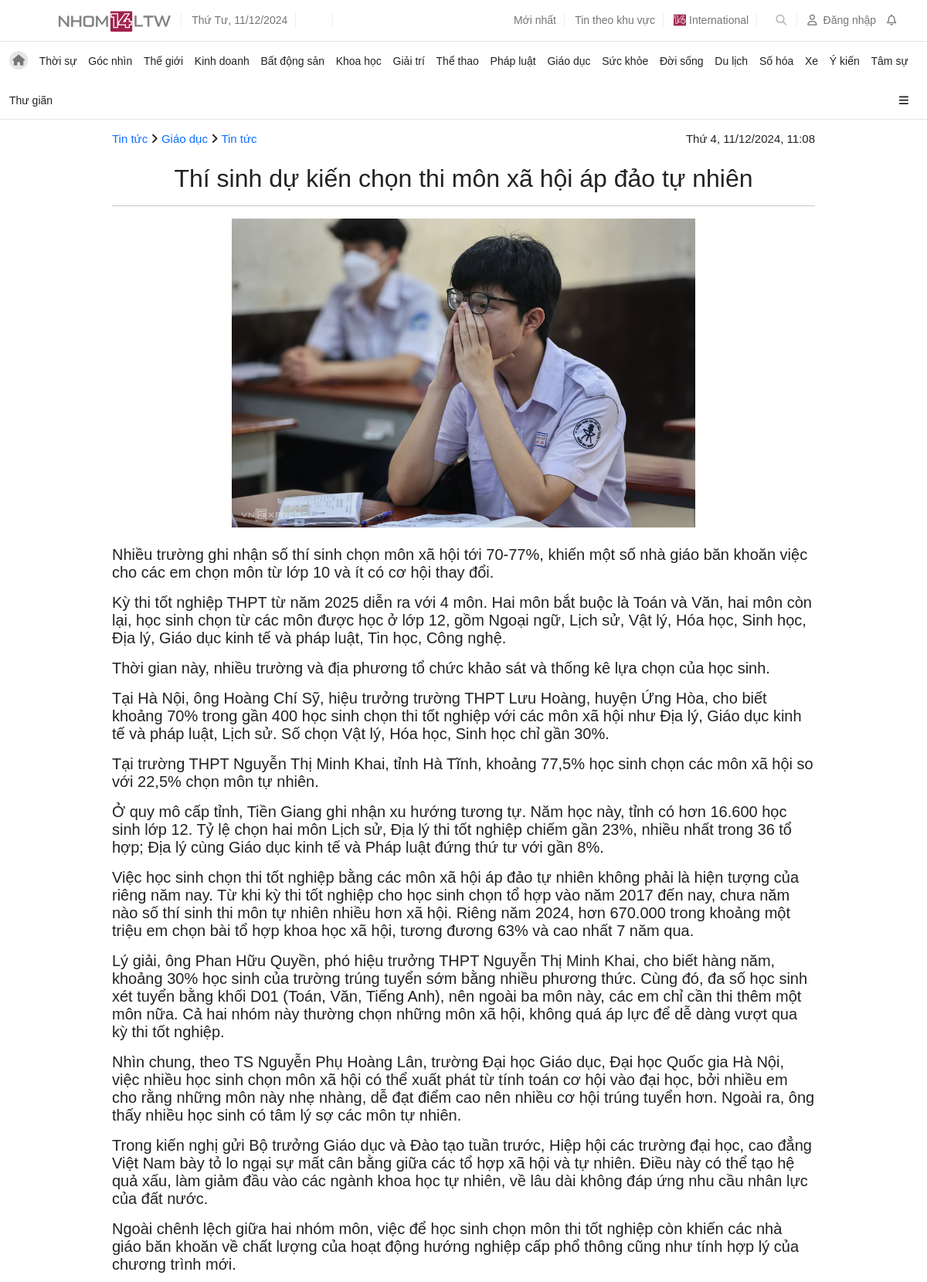
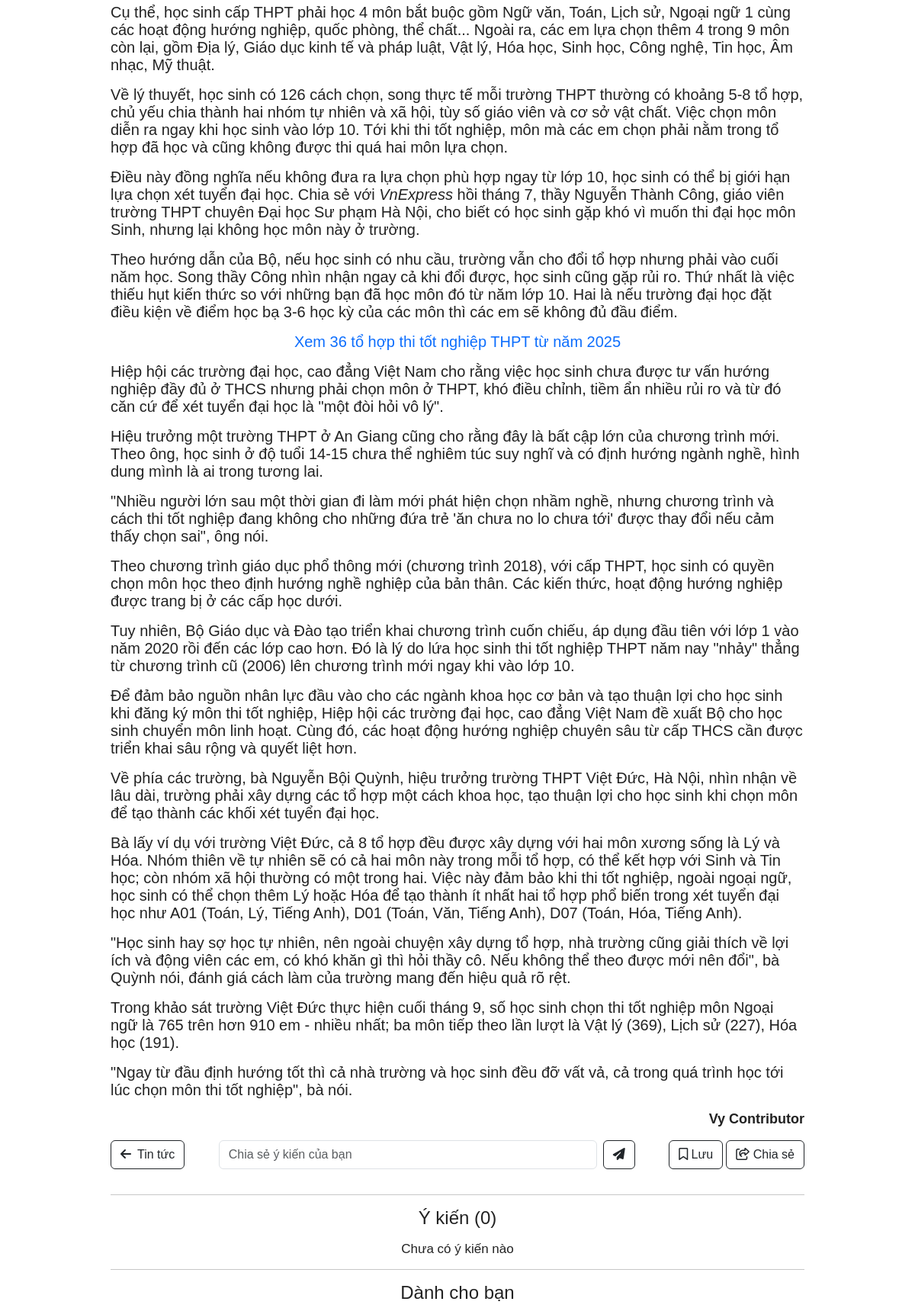
The page /posts/thi-sinh-du-kien-chon-thi-mon-xa-hoi-ap-ao-tu-nhien/ (upper part) on the database its author committed (2 pictures, top to bottom).
### myapp/models.py (models this page shows, shortened)
class Topic(models.Model):
  title = models.CharField(max_length=30)
  slug = models.SlugField()

class Post(models.Model):
  created_by = models.ForeignKey(User, on_delete=models.CASCADE, related_name='posts_created')
  updated_by = models.ForeignKey(User, on_delete=models.CASCADE, related_name='posts_updated', null=True, blank=True)
  title = models.CharField(max_length=500)
  image = models.ImageField(upload_to='thumbnails', default='thumbnails/default.jpg')
  body = CKEditor5Field('Text', config_name='extends')
  slug = models.SlugField(max_length=500)
  section = models.ForeignKey(Section, on_delete=models.CASCADE, related_name='posts')
  view = models.IntegerField(default=0)
  status = models.CharField(max_length=20, choices=[('Chờ gửi', 'Chờ gửi'), ('Chờ duyệt', 'Chờ duyệt'),('Từ chối', 'Từ chối'), ('Chờ sửa', 'Chờ sửa'), ('Chờ đăng', 'Chờ đăng'), ('Đã đăng', 'Đã đăng')], default='Chờ gửi')
  start_time = models.TimeField(blank=True, null=True)
  end_time = models.TimeField(blank=True, null=True)
  created_at = models.DateTimeField(auto_now_add=True)
  updated_at = models.DateTimeField(auto_now=True)
  posted_at = models.DateTimeField(blank=True, null=True)
  def save(self, *args, **kwargs):
    self.slug = slugify(self.title)
    super(Post, self).save(*args, **kwargs)

class Section(models.Model):
  title = models.CharField(max_length=50)
  topic = models.ForeignKey(Topic, on_delete=models.CASCADE, related_name='sections')
  slug = models.SlugField(blank=True, null=True)

### myapp/views.py (the view, shortened to what this page needs)
# urls.py: path('posts/<slug:slug>/', post_detail, name='post-detail'),   #Trang bài viết đã đăng chi tiết
def post_detail(request, slug):
  try:
    post = Post.objects.get(Q(start_time=None, end_time=None) | Q(start_time__lte=time_now, end_time__gte=time_now),
                            status='Đã đăng', slug=slug)
    title = post.title
    post.view += 1
    post.save()
    comments = Comment.objects.filter(post=post, status='Đã duyệt')
    co_topic = Post.objects.filter(Q(start_time=None, end_time=None) | Q(start_time__lte=time_now, end_time__gte=time_now),
                                   status='Đã đăng', section__topic__title=post.section.topic.title
                                   ).exclude(slug=slug).order_by('?')[:11]
    recently_viewed = RecentlyViewed(request)
    recently_viewed.add(post.id)
    context = {'title': title, 'post': post, 'comments': comments, 'co_topic': co_topic}
    return render(request, 'client/pages/post_detail.html', context)
  except Post.DoesNotExist:
    return redirect('/')

### myapp/context_processors.py (called while the page is built)
def api_key(request):
  api_key = config('API_KEY')
  return {'api_key': api_key}

def topics(request):
  topics = Topic.objects.all()
  return {'topics': topics}

def recently_viewed(request):
  recently_viewed = RecentlyViewed(request)
  viewed_posts = recently_viewed.get_viewed_posts()
  return {'viewed_posts': viewed_posts}

### myapp/services.py (called while the page is built)
  def add(self, post_id):
    post_id = int(post_id)
    if post_id in self.recently_viewed:
      self.recently_viewed.remove(post_id)
    self.recently_viewed.append(post_id)
    if len(self.recently_viewed) > 10:
      self.recently_viewed.pop(0)
    self.session['recently_viewed'] = self.recently_viewed
    if self.user:
      profile = self.user.profile
      profile.recently_viewed = self.recently_viewed
      profile.save()
    self.session.modified = True

  def get_viewed_posts(self):
    post_ids = [int(id) for id in self.recently_viewed]
    posts= Post.objects.filter(Q(start_time=None, end_time=None) | Q(start_time__lte=time_now, end_time__gte=time_now),
                               id__in=post_ids, status='Đã đăng'
                               ).order_by(-Case(*[When(id=pk, then=pos) for pos, pk in enumerate(post_ids)]))
    return posts

### myapp/templatetags/custom_filters.py (called while the page is built)
@register.filter
def first_sentence(value):
  if value:
    sentences = value.split('.')
    if len(sentences) > 0:
      return sentences[0] + '.'
  return value

### processing/context_processors.py (called while the page is built)
def len_list(request):
  pending_list_count = Post.objects.filter(status='Chờ duyệt').count()
  confirmation_list_count = Post.objects.filter(status='Chờ đăng').count()
  list_edit_count = Post.objects.filter(status='Chờ sửa').count()
  if request.user.is_authenticated:
    my_list_edit_count = Post.objects.filter(section__topic=request.user.profile.take_charge, status='Chờ sửa').count()
  else:
    my_list_edit_count = 0
  return {'pending_list_count': pending_list_count,
          'confirmation_list_count': confirmation_list_count,
          'list_edit_count': list_edit_count,
          'my_list_edit_count': my_list_edit_count}

### templates/client/pages/post_detail.html (shortened to what this page needs)
{% extends '../layouts/default.html' %}
{% load static %}
{% load custom_filters %}
{% block css %}
<link rel="stylesheet" href="{% static 'css/client/post_detail.css' %}">
{% endblock %}
{% block main %}
<div class="container">
  <div class="d-flex justify-content-center">
    <div class="col-10">
      <div class="d-flex col-10 mb-4" style="justify-content: space-between; width: 100%;">
        <span style="text-decoration: none;">
          <a href="/">Tin tức</a> <i class="fa-solid fa-angle-right"></i> <a href="/{{ post.section.topic.slug }}/">{{post.section.topic.title}}</a> <i class="fa-solid fa-angle-right"></i> <a href="/{{ post.section.topic.slug }}/{{ post.section.slug }}/">{{ post.section.title }}</a>
        </span>
        <span>{{ post.posted_at|date:"l, d/m/Y, H:i" }}</span>
      </div>
      <h2 style="text-align: center;">{{ post.title }}</h2>
      <hr>
      <div class="d-flex justify-content-center mb-4">
        <img class="post-img" src="{{ post.image.url }}" alt="Ảnh bài viết">
      </div>
      <div class="mb-3 post-content">{{ post.body|safe }}</div>
      <div class="d-flex justify-content-end">
        <strong style="font-size: 18px;">{{ post.created_by.first_name }} {{post.created_by.last_name }}</strong>
      </div>
      <br>
      <div class="d-flex" style="justify-content: space-between; width: 100%;">
        <a href="/{{ post.section.topic.slug }}/{{ post.section.slug }}/" class="btn btn-outline-dark"><i class="fa-solid fa-arrow-left me-2"></i>{{ post.section.title }}</a>
        <form action="" form-comment user="{{ request.user.username }}" class="d-flex gap-2 justify-content-center" style="width: 60%;" method="POST">
          <input type="text" name="comment" required class="form-control" placeholder="Chia sẻ ý kiến của bạn">
          <button class="btn btn-outline-dark"><i class="fa-solid fa-paper-plane"></i></button>
        </form>
        <div>
          <button class="btn btn-outline-dark btn-enjoy" data-post-slug="{{ post.slug }}">
            {% if post.is_enjoyed %}
            <i class="fa-solid fa-bookmark"></i> Đã lưu
            {% else %}
            <i class="fa-regular fa-bookmark"></i> Lưu
            {% endif %}
          </button>
          <button class="btn btn-outline-dark btn-share" title="{{ post.title }}">
            <i class="fa-regular fa-share-from-square"></i> Chia sẻ
          </button>
        </div>
      </div>
      <br>
      <hr>
      <div>
        <h4 class="text-center mb-3">Ý kiến ({{ comments.count }})</h4>
        {% if comments %}
        {% for cmt in comments %}
        <div class="w-100 mb-4">
          <div class="px-4 gap-3 d-flex w-100">
            <img class="user-img" src="{{ cmt.user.profile.avt.url }}" alt="Ảnh người dùng">
            <div>
              <span style="font-size: 17px;"><strong class="me-1">{{ cmt.user.username }} </strong>  {{ cmt.content }}</span>
            </div>
          </div>
          <div class="px-4 w-100">
            <div class="d-flex justify-content-end" style="color: grey;">{{ cmt.created_at|custom_time_display }}</div>
          </div>
        </div>
        {% endfor %}
        {% else %}
        <div class="text-center" style="font-size: 17px;">Chưa có ý kiến nào</div>
        {% endif %}
      </div>
      <hr>
      <h4 class="text-center">Dành cho bạn</h4>
    </div>
  </div>
</div>
<br><br>
{% endblock %}

### templates/client/layouts/default.html (shortened to what this page needs)
{% load static %}
<!DOCTYPE html>
<html lang="en">
<head>
  <link href="https://cdn.jsdelivr.net/npm/bootstrap@5.3.3/dist/css/bootstrap.min.css" rel="stylesheet">
  <link rel="stylesheet" href="{% static 'css/client/style.css' %}">
  {% block css %}
  {% endblock %}
  <link rel="stylesheet" href="https://cdnjs.cloudflare.com/ajax/libs/font-awesome/6.5.2/css/all.min.css"/>
</head>
<body>
  {% include '../partials/header.html' %}
  <div class="container mt-3 mb-3">
    {% block main %}
    {% endblock %}
  </div>
</body>
</html>

### templates/client/partials/header.html (shortened to what this page needs)
{% load static %}
<div class="header">
  <div class="top-header">
    <div class="container d-flex" style="justify-content:space-between; align-items: center;">
      <ul class="left" style="margin: 0 !important;">
        <li class="line-space" style="margin: 0">
          <a href="/">
            <img
              src="{% static 'svg/logo.svg' %}"
              alt="Báo VnExpress - Báo tiếng Việt nhiều người xem nhất"
            />
          </a>
        </li>
        <li class="line-space time"></li>
        <li class="line-space weather">
          <a href="/weather">
            <img src="" class="header-weather-img">
          </a>
        </li>
      </ul>
      <ul class="right" style="margin: 0 !important;">
        <li class="line-space" ><a href="#" class="news">Mới nhất</a></li>
        <li class="line-space news-area">
          <a href="#" class="area">Tin theo khu vực</a>
        </li>
        <li class="line-space">
          <a href="/" class="news-inter">
            <img style="margin-bottom: 2px;" width="16px" src="{% static 'favicon/favicon.ico' %}"alt=""/>
            International
          </a>
        </li>
        <li class="line-space input-search">
          <form form-search action="/search/" submitted="false" class="search" target="_blank">
            <button class="btn-search" type="button" style="cursor: pointer;">
              <i class="fa fa-search"></i>
            </button>
          </form>
        </li>
        <li class="user-noti">
          {% if request.user.is_authenticated %}
          <a href="/account/">
            <i class="fa-regular fa-user me-2"></i>Tài khoản
          </a>
          {% else %}
          <a href="/login/">
            <i class="fa-regular fa-user me-2"></i>Đăng nhập
          </a>
          {% endif %}
          <span class="par-noti">
            <i class="far fa-bell icon-noti"></i>
          </span>
        </li>
      </ul>
    </div>
  </div>
  <div class="bot-header">
    <div class="container" style="max-width: 1440px">
      <ul class="nav">
        <li class="home">
          <a href="/"><i class="fa fa-home"></i></a>
        </li>
        {% for topic in topics  %}
        <li>
          <a href="/{{ topic.slug }}/">{{ topic.title }}</a>
        </li>
        {% endfor %}
        <li class="bar" style="display: flex; align-items: center;">
          <div style="cursor: pointer;"><i class="fas fa-bars"></i></div>
        </li>
      </ul>
    </div>
  </div>
</div>

### templates/client/partials/notification.html (shortened to what this page needs)
{% load custom_filters %}

### templates/client/partials/footer.html (shortened to what this page needs)
{% load static %}

### static/css/client/style.css (style rules this page uses)
* { box-sizing: border-box; margin: 0; padding: 0; }
body { color: #222; font: 400 15px arial; }
img { vertical-align: middle; }
ul li { list-style: none; }
a { text-decoration: none; }
button { border: none; background: none; outline: none; }
.left { float: left; }
.right { float: right; }
.header { position: relative; }
.header li { font-size: 14px; line-height: 30px; display: inline-block; }
.header a { display: inline-block; }
.top-header { width: 100%; position: relative; border-bottom: 1px solid #E5E5E5; padding: 8.5px 0; }
.top-header * { color: #757575; }
.top-header li { margin-left: 20px; position: relative; }
.top-header .line-space::after { width: 1px; height: 20px; background: #efefef; content: ''; position: absolute; top: 5px; right: -11px; }
.news-area { padding-bottom: 4px; }
.area { position: relative; }
.search { position: relative; }
.btn-search { position: relative; width: 20px; height: 20px; }
.btn-search i { color: #bdbdbd; }
.icon-noti { width: 20px; height: 20px; padding: 10px; cursor: pointer; }
.bot-header { position: relative; border-bottom: 1px solid #E5E5E5; }
.nav { display: flex; justify-content: space-between; }
.nav a { color: #222; }
.nav li { margin-right: 12px; position: relative; line-height: normal; }
.nav li a { padding: 16.5px 0; }
.nav .home { padding: 12px 0; }
.nav .home a { width: 24px; height: 24px; border-radius: 50%; background: #e5e5e5; position: relative; padding: 0; }
.nav .home a i { position: absolute; top: 50%; left: 50%; transform: translate(-50%, -50%); color: #757575; }
hr { z-index: 1 !important; }
.par-noti { position: relative; }
.header-weather-img { width: 16px; height: 16px; }

### static/css/client/post_detail.css (style rules this page uses)
.post-content { font-size: 20px; }
.post-img { max-width: 50vw; height: auto; }

### rows shown on the page
Topic: title "Thời sự"
Topic: title "Góc nhìn"
Topic: title "Thế giới"
Topic: title "Kinh doanh"
Topic: title "Bất động sản"
Topic: title "Khoa học"
Topic: title "Giải trí"
Topic: title "Thể thao"
Topic: title "Pháp luật"
Topic: title "Giáo dục"
Topic: title "Sức khỏe"
Topic: title "Đời sống"
Topic: title "Du lịch"
Topic: title "Số hóa"
Topic: title "Xe"
Topic: title "Ý kiến"
Topic: title "Tâm sự"
Topic: title "Thư giãn"
Post: section.topic "Giáo dục", section "Tin tức", posted_at "Thứ 4, 11/12/2024, 11:08", title "Thí sinh dự kiến chọn thi môn xã hội áp đảo tự nhiên", image (picture), body "Nhiều trường ghi nhận số thí sinh chọn môn xã hội tới 70-77%, khiến một số nhà giáo băn khoăn việc cho các em chọn môn từ lớp 10 và ít có cơ hội thay đổi. Kỳ thi tốt nghiệp THPT từ năm 2025 diễn ra với 4 môn. Hai môn bắt buộc là Toán và Văn, hai môn còn lại, học sinh chọn từ các môn được học ở lớp 12, gồm Ngoại ngữ, Lịch sử, Vật lý, Hóa học, Sinh học, Địa lý, Giáo dục kinh tế và pháp luật, Tin học, Công nghệ. Thời gian này, nhiều trường và địa phương tổ chức khảo sát và thống kê lựa chọn của học sinh. Tại Hà Nội, ông Hoàng Chí Sỹ, hiệu trưởng trường THPT Lưu Hoàng, huyện Ứng Hòa, cho biết khoảng 70% trong gần 400 học sinh chọn thi tốt nghiệp với các môn xã hội như Địa lý, Giáo dục kinh tế…", created_by.first_name "Vy", created_by.last_name "Contributor"

### other values the page prints
{{ comments.count }} "0"
